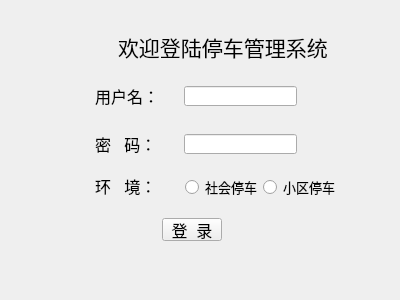
<?xml version="1.0" encoding="UTF-8"?>
<ui version="4.0">
 <class>login</class>
 <widget class="QWidget" name="login">
  <property name="enabled">
   <bool>true</bool>
  </property>
  <property name="geometry">
   <rect>
    <x>0</x>
    <y>0</y>
    <width>400</width>
    <height>300</height>
   </rect>
  </property>
  <property name="windowTitle">
   <string>登录</string>
  </property>
  <widget class="QLabel" name="label">
   <property name="geometry">
    <rect>
     <x>118</x>
     <y>26</y>
     <width>239</width>
     <height>41</height>
    </rect>
   </property>
   <property name="font">
    <font>
     <family>宋体</family>
     <pointsize>16</pointsize>
    </font>
   </property>
   <property name="text">
    <string>欢迎登陆停车管理系统</string>
   </property>
   <property name="textFormat">
    <enum>Qt::AutoText</enum>
   </property>
  </widget>
  <widget class="QLabel" name="label_2">
   <property name="geometry">
    <rect>
     <x>95</x>
     <y>86</y>
     <width>59</width>
     <height>20</height>
    </rect>
   </property>
   <property name="font">
    <font>
     <family>Arial</family>
     <pointsize>12</pointsize>
    </font>
   </property>
   <property name="text">
    <string>用户名：</string>
   </property>
  </widget>
  <widget class="QLabel" name="label_3">
   <property name="geometry">
    <rect>
     <x>95</x>
     <y>134</y>
     <width>66</width>
     <height>20</height>
    </rect>
   </property>
   <property name="font">
    <font>
     <family>Arial</family>
     <pointsize>12</pointsize>
    </font>
   </property>
   <property name="text">
    <string>密   码：</string>
   </property>
  </widget>
  <widget class="QLineEdit" name="line_input_username">
   <property name="geometry">
    <rect>
     <x>184</x>
     <y>86</y>
     <width>113</width>
     <height>20</height>
    </rect>
   </property>
  </widget>
  <widget class="QLineEdit" name="line_input_password">
   <property name="geometry">
    <rect>
     <x>184</x>
     <y>134</y>
     <width>113</width>
     <height>20</height>
    </rect>
   </property>
   <property name="echoMode">
    <enum>QLineEdit::Password</enum>
   </property>
  </widget>
  <widget class="QRadioButton" name="radiobtn_society">
   <property name="geometry">
    <rect>
     <x>185</x>
     <y>179</y>
     <width>96</width>
     <height>16</height>
    </rect>
   </property>
   <property name="font">
    <font>
     <family>Arial</family>
     <pointsize>10</pointsize>
    </font>
   </property>
   <property name="text">
    <string>社会停车</string>
   </property>
  </widget>
  <widget class="QRadioButton" name="radiobtn_home">
   <property name="geometry">
    <rect>
     <x>263</x>
     <y>177</y>
     <width>95</width>
     <height>20</height>
    </rect>
   </property>
   <property name="font">
    <font>
     <family>Arial</family>
     <pointsize>10</pointsize>
    </font>
   </property>
   <property name="text">
    <string>小区停车</string>
   </property>
  </widget>
  <widget class="QPushButton" name="btn_login">
   <property name="geometry">
    <rect>
     <x>162</x>
     <y>218</y>
     <width>60</width>
     <height>23</height>
    </rect>
   </property>
   <property name="font">
    <font>
     <family>Arial</family>
     <pointsize>12</pointsize>
    </font>
   </property>
   <property name="text">
    <string>登  录</string>
   </property>
  </widget>
  <widget class="QLabel" name="label_4">
   <property name="geometry">
    <rect>
     <x>95</x>
     <y>176</y>
     <width>68</width>
     <height>20</height>
    </rect>
   </property>
   <property name="font">
    <font>
     <family>Arial</family>
     <pointsize>12</pointsize>
    </font>
   </property>
   <property name="text">
    <string>环   境：</string>
   </property>
  </widget>
  <widget class="QLabel" name="label_tips">
   <property name="geometry">
    <rect>
     <x>139</x>
     <y>253</y>
     <width>145</width>
     <height>20</height>
    </rect>
   </property>
   <property name="font">
    <font>
     <family>Arial</family>
     <pointsize>12</pointsize>
    </font>
   </property>
   <property name="text">
    <string/>
   </property>
  </widget>
 </widget>
 <resources/>
 <connections/>
</ui>
